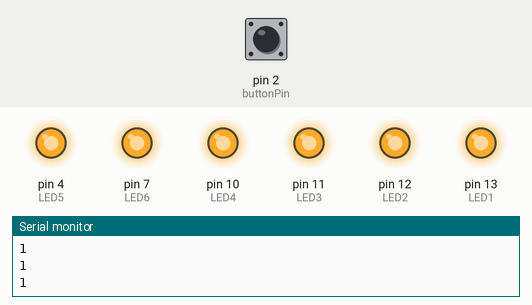
Recording of a sketch running on a simulated Arduino Uno, built with avr-gcc and run on an emulated ATmega328P. On the bench: output pins drawn as LEDs (lit = HIGH), the last lines printed to the serial monitor. The test bench sets the inputs (shaded band); at power-on: pin 2 (buttonPin) HIGH.

Above: at 1.2 s.
1.3 s: pin 2 (buttonPin) pulled LOW for 0.15 s
At 2.4 s:
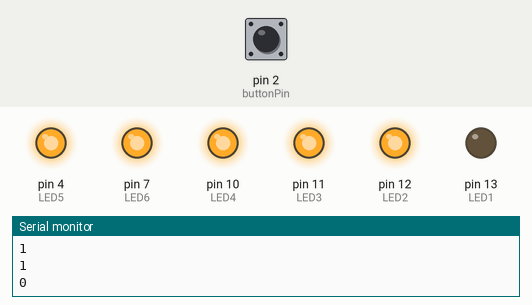
At 9.7 s:
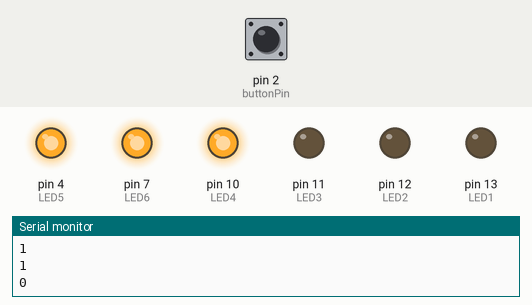
Timing chart, 0 to 14.7 s (numbered marks = the images above; inputs shaded):
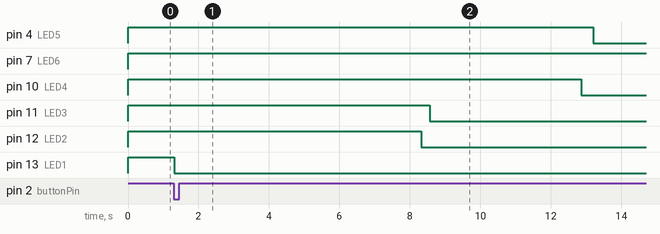

The sketch:

SS6_Beam_Justice_Ndukwu__copy_20230416164330.ino
```cpp
const int LED1 = 13;
const int LED2 = 12;
const int LED3 = 11;
const int LED4 = 10;
const int LED5 = 4;
const int LED6 = 7;

const int buttonPin = 2;

bool buttonState;

void setup()
{
  pinMode(LED1, OUTPUT);
  pinMode(LED2, OUTPUT);
  pinMode(LED3, OUTPUT);
  pinMode(LED4, OUTPUT);
  pinMode(LED5, OUTPUT);
  pinMode(LED6, OUTPUT);

  pinMode(buttonPin, INPUT_PULLUP);

  Serial.begin(38400);
}

void loop()
{
  buttonState = digitalRead(buttonPin);
  delay(10);

  Serial.println(buttonState);

  if (buttonState == LOW)
  {
    digitalWrite(LED1, LOW);
  delay(3000);
  digitalWrite(LED1, LOW);
  delay(4000);
  digitalWrite(LED2, LOW);
  delay(200);
  digitalWrite(LED2, LOW);
  delay(50);
  digitalWrite(LED3, LOW);
  delay(300);
  digitalWrite(LED3, LOW);
  delay(4000);
  digitalWrite(LED4, LOW);
  delay(300);
  digitalWrite(LED4, LOW);
  delay(40);
  digitalWrite(LED5, LOW);
  delay(100);
  digitalWrite(LED5, LOW);
  delay(7000);
  analogWrite(LED6, LOW);
  delay(100);
  analogWrite(LED6, LOW);
  delay(1000);
  }
  else
  {
  digitalWrite(LED1, HIGH);
  digitalWrite(LED2, HIGH);
  digitalWrite(LED3, HIGH);
  digitalWrite(LED4, HIGH);
  digitalWrite(LED5, HIGH);
  digitalWrite(LED6, HIGH);

  }

}
```

Measured:
- after the input at 1.3 s, pin 4 (LED5): HIGH → LOW after 11.9 s; pin 10 (LED4): HIGH → LOW after 11.6 s; pin 11 (LED3): HIGH → LOW after 7.3 s; pin 12 (LED2): HIGH → LOW after 7.0 s; pin 13 (LED1): HIGH → LOW at once
